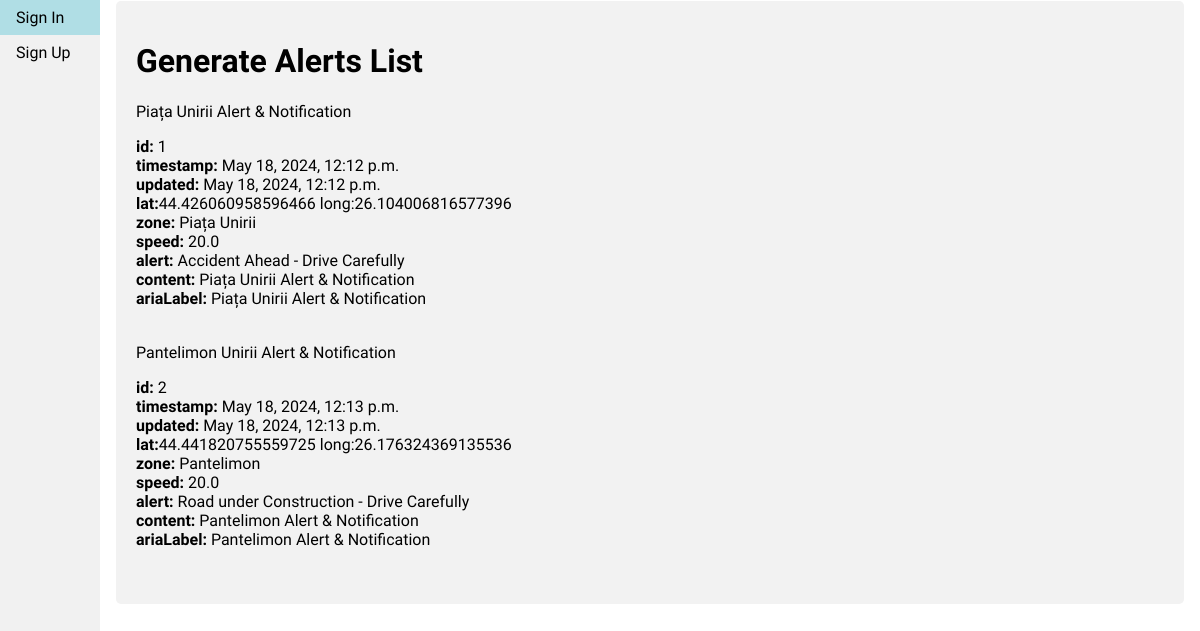
The app's page /generateAlertsList with its own data.
### users_tutorial/models.py (models this page shows, shortened)
class GenerateAlert(models.Model):
	timestamp = models.DateTimeField(auto_now_add=True)
	updated = models.DateTimeField(auto_now=True)
	lat = models.FloatField()
	lng = models.FloatField()
	zone = models.CharField(max_length=100)
	speed = models.FloatField()
	alert = models.CharField(max_length=100)
	content = models.CharField(max_length=300)
	ariaLabel = models.CharField(max_length=100)
	title = models.CharField(max_length=100)

### users_tutorial/views.py (the view)
# urls.py: path('generateAlertsList', views.generateAlertsList, name="generateAlertsList"),
def generateAlertsList(request):
	generate_alerts_list = GenerateAlert.objects.all()
	return render(request, 'lists/generate_alerts_list.html', {'generate_alerts_list': generate_alerts_list})

### templates/lists/generate_alerts_list.html (shortened to what this page needs)
{% extends 'base.html' %}
{% load static %}
{% block content %}
    <div class='container'>
        <h1>Generate Alerts List</h1>
        {% for alert in generate_alerts_list %}
            <div class="card">
                <div class="card-header"> {{ alert.title }} </div>
                <div class="card-body">
                    <p class="card-text">
                        <strong>id:</strong> {{ alert.id }}</br>
                        <strong>timestamp:</strong> {{ alert.timestamp }}</br>
                        <strong>updated:</strong> {{ alert.updated }}</br>
                        <strong>lat:</strong>{{ alert.lat }} long:{{ alert.lng }}</br>
                        <strong>zone:</strong> {{ alert.zone }}</br>
                        <strong>speed:</strong> {{ alert.speed }}</br>
                        <strong>alert:</strong> {{ alert.alert }}</br>
                        <strong>content:</strong> {{ alert.content }}</br>
                        <strong>ariaLabel:</strong> {{ alert.ariaLabel }}</br>
                    </p>
                </div>
            </div>
        {% endfor %}
    </div>
{% endblock %}

### static/main.css (style rules this page uses)
* { box-sizing: border-box; }
body { font-family: 'Courier Prime', monospace; padding: 0; margin: 0; }
body, html { height: 100%; }
::placeholder { color: #2a2a2a; font-family: 'Courier Prime', monospace; }
.container { border-radius: 5px; background-color: #f2f2f2; padding: 20px; }

### records on screen
GenerateAlert: title "Piața Unirii Alert & Notification", id "1", timestamp "May 18, 2024, 12:12 p.m.", updated "May 18, 2024, 12:12 p.m.", lat "44.426060958596466", lng "26.104006816577396", zone "Piața Unirii", speed "20.0", alert "Accident Ahead - Drive Carefully", content "Piața Unirii Alert & Notification", ariaLabel "Piața Unirii Alert & Notification"
GenerateAlert: title "Pantelimon Unirii Alert & Notification", id "2", timestamp "May 18, 2024, 12:13 p.m.", updated "May 18, 2024, 12:13 p.m.", lat "44.441820755559725", lng "26.176324369135536", zone "Pantelimon", speed "20.0", alert "Road under Construction - Drive Carefully", content "Pantelimon Alert & Notification", ariaLabel "Pantelimon Alert & Notification"
